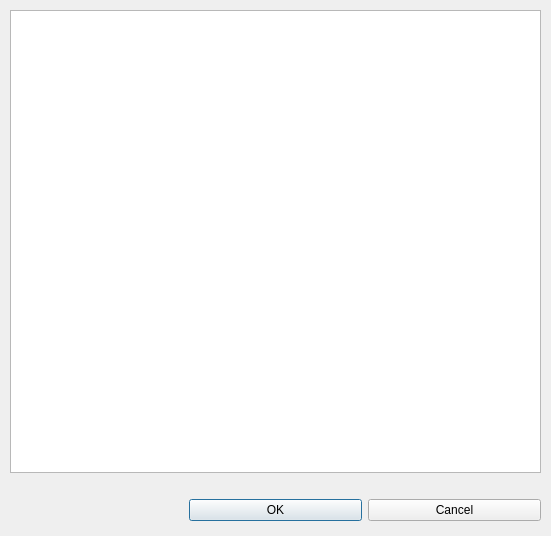
<?xml version="1.0" encoding="UTF-8"?>
<ui version="4.0">
 <class>AdditionalWindow</class>
 <widget class="QDialog" name="AdditionalWindow">
  <property name="geometry">
   <rect>
    <x>0</x>
    <y>0</y>
    <width>551</width>
    <height>536</height>
   </rect>
  </property>
  <property name="windowTitle">
   <string>Dialog</string>
  </property>
  <widget class="QWidget" name="gridLayoutWidget">
   <property name="geometry">
    <rect>
     <x>10</x>
     <y>10</y>
     <width>531</width>
     <height>511</height>
    </rect>
   </property>
   <layout class="QGridLayout" name="gridLayout">
    <item row="1" column="2">
     <widget class="QLabel" name="label">
      <property name="text">
       <string/>
      </property>
     </widget>
    </item>
    <item row="2" column="1">
     <widget class="QPushButton" name="btnOK">
      <property name="text">
       <string>OK</string>
      </property>
     </widget>
    </item>
    <item row="2" column="0">
     <widget class="QLabel" name="label_2">
      <property name="text">
       <string/>
      </property>
     </widget>
    </item>
    <item row="0" column="0" colspan="3">
     <widget class="QListView" name="listView"/>
    </item>
    <item row="2" column="2">
     <widget class="QPushButton" name="btnCancel">
      <property name="text">
       <string>Cancel</string>
      </property>
     </widget>
    </item>
   </layout>
  </widget>
 </widget>
 <resources/>
 <connections/>
</ui>
